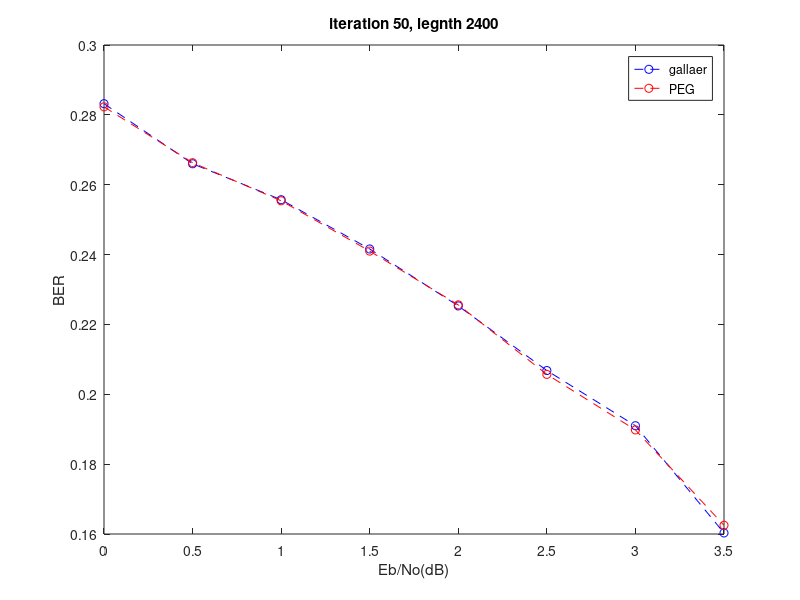

Recreate this plot in MATLAB.
x=[0 0.5 1.0 1.5 2.0 2.5 3.0 3.5];
y1=[0.2832 0.266 0.2557 0.2416 0.2253 0.2068 0.191 0.1603]
y2=[0.2823 0.2663 0.2554 0.241 0.2256 0.2057 0.1898 0.1625]

plot(x,y1,'b--o')
hold on
plot(x,y2,'r--o')

legend('gallaer','PEG')
hold off

title('iteration 50, legnth 2400')
xlabel('Eb/No(dB)')
ylabel('BER')
